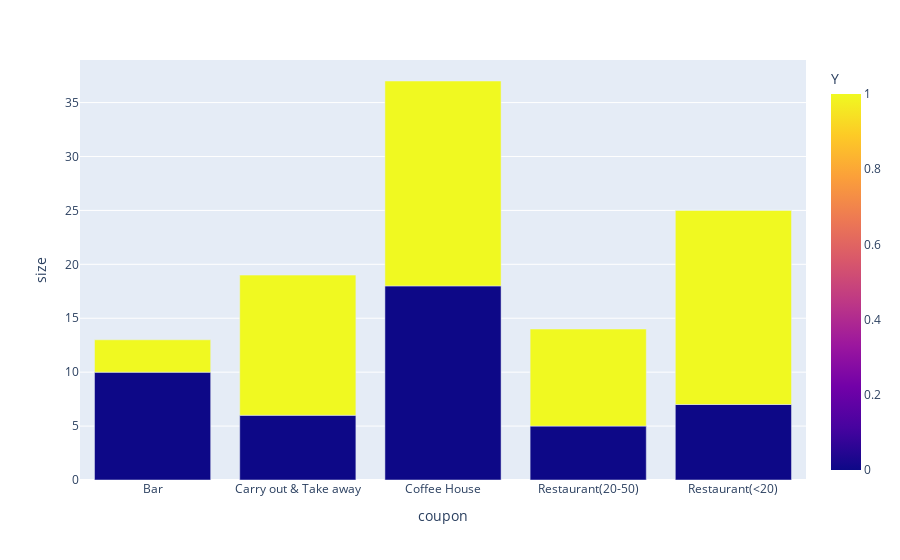

This figure's notebook cell:
### Code cell
fig = px.bar(bardata, x='coupon', y='size',color='Y')
fig.show()

### Figure 1 — Plotly figure (JSON) as saved in the notebook; plotly's stock layout.template omitted (floating-point values rounded to 4 significant figures)
{"data": [{"alignmentgroup": "True", "hovertemplate": "coupon=%{x}<br>size=%{y}<br>Y=%{marker.color}<extra></extra>", "legendgroup": "", "marker": {"color": [0, 1, 0, 1, 0, 1, 0, 1, 0, 1], "coloraxis": "coloraxis", "pattern": {"shape": ""}}, "name": "", "offsetgroup": "", "orientation": "v", "showlegend": false, "textposition": "auto", "type": "bar", "x": ["Bar", "Bar", "Carry out & Take away", "Carry out & Take away", "Coffee House", "Coffee House", "Restaurant(20-50)", "Restaurant(20-50)", "Restaurant(<20)", "Restaurant(<20)"], "xaxis": "x", "y": [10, 3, 6, 13, 18, 19, 5, 9, 7, 18], "yaxis": "y"}], "layout": {"barmode": "relative", "coloraxis": {"colorbar": {"title": {"text": "Y"}}, "colorscale": [[0, "#0d0887"], [0.1111, "#46039f"], [0.2222, "#7201a8"], [0.3333, "#9c179e"], [0.4444, "#bd3786"], [0.5556, "#d8576b"], [0.6667, "#ed7953"], [0.7778, "#fb9f3a"], [0.8889, "#fdca26"], [1, "#f0f921"]]}, "legend": {"tracegroupgap": 0}, "margin": {"t": 60}, "xaxis": {"anchor": "y", "domain": [0, 1], "title": {"text": "coupon"}}, "yaxis": {"anchor": "x", "domain": [0, 1], "title": {"text": "size"}}}}
